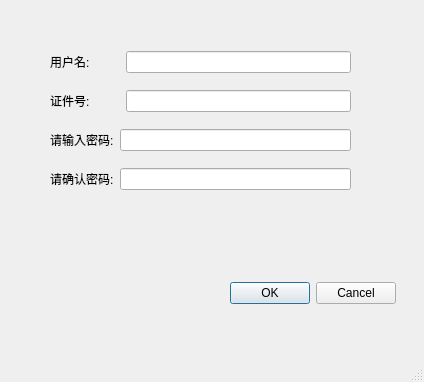
<?xml version="1.0" encoding="UTF-8"?>
<ui version="4.0">
 <class>Register</class>
 <widget class="QMainWindow" name="Register">
  <property name="geometry">
   <rect>
    <x>0</x>
    <y>0</y>
    <width>424</width>
    <height>382</height>
   </rect>
  </property>
  <property name="windowTitle">
   <string>MainWindow</string>
  </property>
  <widget class="QWidget" name="centralwidget">
   <widget class="QDialogButtonBox" name="yesOrNoBox">
    <property name="geometry">
     <rect>
      <x>220</x>
      <y>280</y>
      <width>176</width>
      <height>27</height>
     </rect>
    </property>
    <property name="standardButtons">
     <set>QDialogButtonBox::Cancel|QDialogButtonBox::Ok</set>
    </property>
   </widget>
   <widget class="QWidget" name="">
    <property name="geometry">
     <rect>
      <x>50</x>
      <y>40</y>
      <width>301</width>
      <height>161</height>
     </rect>
    </property>
    <layout class="QVBoxLayout" name="verticalLayout">
     <item>
      <layout class="QHBoxLayout" name="horizontalLayout">
       <item>
        <widget class="QLabel" name="label">
         <property name="text">
          <string>用户名:         </string>
         </property>
        </widget>
       </item>
       <item>
        <widget class="QLineEdit" name="name"/>
       </item>
      </layout>
     </item>
     <item>
      <layout class="QHBoxLayout" name="horizontalLayout_2">
       <item>
        <widget class="QLabel" name="label_2">
         <property name="text">
          <string>证件号:         </string>
         </property>
        </widget>
       </item>
       <item>
        <widget class="QLineEdit" name="ID"/>
       </item>
      </layout>
     </item>
     <item>
      <layout class="QHBoxLayout" name="horizontalLayout_3">
       <item>
        <widget class="QLabel" name="label_3">
         <property name="text">
          <string>请输入密码:</string>
         </property>
        </widget>
       </item>
       <item>
        <widget class="QLineEdit" name="passwd"/>
       </item>
      </layout>
     </item>
     <item>
      <layout class="QHBoxLayout" name="horizontalLayout_4">
       <item>
        <widget class="QLabel" name="label_4">
         <property name="text">
          <string>请确认密码:</string>
         </property>
        </widget>
       </item>
       <item>
        <widget class="QLineEdit" name="passwd2"/>
       </item>
      </layout>
     </item>
    </layout>
   </widget>
  </widget>
  <widget class="QMenuBar" name="menubar">
   <property name="geometry">
    <rect>
     <x>0</x>
     <y>0</y>
     <width>424</width>
     <height>28</height>
    </rect>
   </property>
  </widget>
  <widget class="QStatusBar" name="statusbar"/>
 </widget>
 <resources/>
 <connections/>
</ui>
